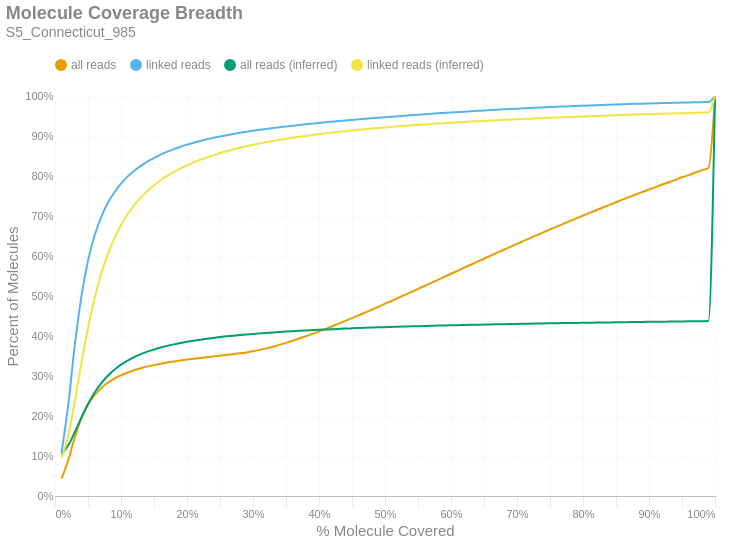

Notebook code for this chart:
### Markdown cell above
### Molecule Read Coverage
This chart shows molecule coverage breadth as computed by the number of bases aligned to that molecule. In other words, "*how much of each unique long molecule is actually sequenced/aligned?*" Keep in mind there is a distinction between sequences and alignments, since some sequences belonging to a particular molecule may not align well and wouldn't appear in the alignment data. This chart also shows molecule coverage breadth as computed by the *inferred fragment* from which the aligned sequences originate. Unlike read coverage, this calculation takes into account the total insert size, including unsequenced gaps between the forward and reverse reads. Like the previous figures, these are cumulative percents.

### Code cell
if SKIPLR:
    print_html(f"Skipped")
else:
    binned_df = consolidated_hist(valids['coverage_bp'], mask, 0.01, True)
    binned_df_inf = consolidated_hist(valids['coverage_inserts'], mask, 0.01, True)
    binned_df = binned_df.with_columns(pl.lit(binned_df_inf['all reads (cumsum)']).alias('all reads (inferred)'))
    binned_df = binned_df.with_columns(pl.lit(binned_df_inf['linked reads (cumsum)']).alias('linked reads (inferred)'))
    binned_df = binned_df.with_columns(
        (pl.col('bin').cast(pl.Float64) + 0.01).alias('right_edge')
    )

    with SafeRender(binned_df):
        (
            density_plot(binned_df, 'Molecule Coverage Breadth', samplename, 'molcov', ['all reads (inferred)','linked reads (inferred)'])
            .encode(
                #x=alt.X('bin:Q', title="% Molecule Covered").axis(format = '%').scale(padding=0),
                x=alt.X('right_edge:Q', title="% Molecule Covered").axis(format='%').scale(padding=0),
                y=alt.Y('value:Q', title='Percent of Molecules')
                    .axis(format='%')
                    .stack(False)
                    .scale(domainMin=0, padding=0),
                color=alt.Color("key:N").scale(domain = ["all reads", "linked reads", "all reads (inferred)", "linked reads (inferred)"]),
                tooltip = [
                    alt.Tooltip("key:N", title = "Data Type"),
                    alt.Tooltip("range_label:N", title="% Molecule Covered"),
                    alt.Tooltip("value:Q", format = ".2%", title="% Molecules")
                ]
            )
        ).display()

### Figure 1 — Vega-Lite specification as saved in the notebook (floating-point values rounded to 4 significant figures)
{"width": "container", "height": 400, "config": {"title": {"anchor": "start", "dy": -15, "fontSize": 18, "color": "#888888", "subtitleColor": "#888888", "subtitleFontSize": 14}, "arc": {"fill": "#0072B2"}, "axis": {"domainColor": "#888888", "domainWidth": 0.5, "gridWidth": 0.2, "grid": false, "titleFontWeight": 400, "titleFontSize": 15, "labelFontSize": 11, "labelColor": "#888888", "tickColor": "#888888", "tickWidth": 0.2, "titleColor": "#888888"}, "axisBand": {"grid": false}, "axisX": {"grid": true, "tickSize": 10, "domainCap": "round"}, "axisY": {"domain": false, "grid": true, "tickSize": 0, "domainCap": "round"}, "background": "transparent", "header": {"labelFontSize": 15, "labelColor": "#888888", "titleFontSize": 15, "titleFontWeight": 600, "titleColor": "#888888"}, "legend": {"labelFont": "sans-serif", "labelFontSize": 12, "labelColor": "#888888", "symbolSize": 100, "symbolType": "circle", "titleFontSize": 12, "titlePadding": 10, "titleColor": "#888888", "title": null, "orient": "top"}, "range": {"category": ["#E69F00", "#56B4E9", "#009E73", "#F0E442", "#0072B2", "#D55E00", "#CC79A7", "#000000"], "diverging": ["#cfe8f3", "#a2d4ec", "#73bfe2", "#46abdb", "#1696d2", "#12719e"]}, "area": {"fill": "#0072B2", "fillOpacity": 0.7, "line": true, "strokeOpacity": 0.7}, "line": {"color": "#0072B2", "stroke": "#0072B2", "strokeWidth": 2}, "trail": {"color": "#0072B2", "stroke": "#0072B2", "strokeWidth": 0, "size": 1}, "point": {"filled": true, "fillOpacity": 1.0, "size": 95}, "text": {"color": "#888888", "fontSize": 11, "align": "right", "fontWeight": 400, "size": 11}, "bar": {"fill": "#0072B2", "stroke": null}, "view": {"stroke": null, "continuousWidth": 660, "continuousHeight": 400}}, "data": {"name": "data-819e090b8895470a2c78b337614cf353"}, "mark": {"type": "line", "interpolate": "monotone", "point": {"opacity": 0, "size": 275}}, "encoding": {"color": {"field": "key", "scale": {"domain": ["all reads", "linked reads", "all reads (inferred)", "linked reads (inferred)"]}, "type": "nominal"}, "tooltip": [{"field": "key", "title": "Data Type", "type": "nominal"}, {"field": "range_label", "title": "% Molecule Covered", "type": "nominal"}, {"field": "value", "format": ".2%", "title": "% Molecules", "type": "quantitative"}], "x": {"axis": {"format": "%"}, "field": "right_edge", "scale": {"padding": 0}, "title": "% Molecule Covered", "type": "quantitative"}, "y": {"axis": {"format": "%"}, "field": "value", "scale": {"domainMin": 0, "padding": 0}, "stack": false, "title": "Percent of Molecules", "type": "quantitative"}}, "params": [{"name": "param_c36ac31b6afebe62", "select": {"type": "point", "fields": ["key"]}, "bind": "legend"}], "title": {"text": "Molecule Coverage Breadth", "subtitle": "S5_Connecticut_985"}, "transform": [{"fold": ["all reads (cumsum)", "linked reads (cumsum)", "all reads (inferred)", "linked reads (inferred)"]}, {"calculate": "replace(datum.key, ' (cumsum)', '')", "as": "key"}, {"filter": {"param": "param_c36ac31b6afebe62"}}], "usermeta": {"embedOptions": {"downloadFileName": "S5_Connecticut_985.molcov"}}, "$schema": "https://vega.github.io/schema/vega-lite/v6.1.0.json", "datasets": {"data-819e090b8895470a2c78b337614cf353": [{"bin": "0.0", "interval": "0.0-0.01", "all reads": 0.04322, "linked reads": 0.1087, "all reads (cumsum)": 0.04322, "linked reads (cumsum)": 0.1087, "range_label": "0.0-0.01", "all reads (inferred)": 0.1049, "linked reads (inferred)": 0.0961, "right_edge": 0.01}, {"bin": "0.01", "interval": "0.01-0.02", "all reads": 0.04612, "linked reads": 0.1189, "all reads (cumsum)": 0.08933, "linked reads (cumsum)": 0.2276, "range_label": "0.01-0.02", "all reads (inferred)": 0.126, "linked reads (inferred)": 0.1494, "right_edge": 0.02}, {"bin": "0.02", "interval": "0.02-0.03", "all reads": 0.05734, "linked reads": 0.1494, "all reads (cumsum)": 0.1467, "linked reads (cumsum)": 0.377, "range_label": "0.02-0.03", "all reads (inferred)": 0.1597, "linked reads (inferred)": 0.2367, "right_edge": 0.03}, {"bin": "0.03", "interval": "0.03-0.04", "all reads": 0.04683, "linked reads": 0.1221, "all reads (cumsum)": 0.1935, "linked reads (cumsum)": 0.4992, "range_label": "0.03-0.04", "all reads (inferred)": 0.1965, "linked reads (inferred)": 0.3325, "right_edge": 0.04}, {"bin": "0.04", "interval": "0.04-0.05", "all reads": 0.03409, "linked reads": 0.08889, "all reads (cumsum)": 0.2276, "linked reads (cumsum)": 0.588, "range_label": "0.04-0.05", "all reads (inferred)": 0.2301, "linked reads (inferred)": 0.4205, "right_edge": 0.05}, {"bin": "0.05", "interval": "0.05-0.06", "all reads": 0.02436, "linked reads": 0.06336, "all reads (cumsum)": 0.252, "linked reads (cumsum)": 0.6514, "range_label": "0.05-0.06", "all reads (inferred)": 0.2585, "linked reads (inferred)": 0.495, "right_edge": 0.06}, {"bin": "0.06", "interval": "0.06-0.07", "all reads": 0.01774, "linked reads": 0.04605, "all reads (cumsum)": 0.2697, "linked reads (cumsum)": 0.6975, "range_label": "0.06-0.07", "all reads (inferred)": 0.2817, "linked reads (inferred)": 0.5556, "right_edge": 0.07}, {"bin": "0.07", "interval": "0.07-0.08", "all reads": 0.01349, "linked reads": 0.03495, "all reads (cumsum)": 0.2832, "linked reads (cumsum)": 0.7324, "range_label": "0.07-0.08", "all reads (inferred)": 0.3005, "linked reads (inferred)": 0.6049, "right_edge": 0.08}, {"bin": "0.08", "interval": "0.08-0.09", "all reads": 0.01046, "linked reads": 0.02704, "all reads (cumsum)": 0.2936, "linked reads (cumsum)": 0.7594, "range_label": "0.08-0.09", "all reads (inferred)": 0.3157, "linked reads (inferred)": 0.6447, "right_edge": 0.09}, {"bin": "0.09", "interval": "0.09-0.1", "all reads": 0.008326, "linked reads": 0.02144, "all reads (cumsum)": 0.302, "linked reads (cumsum)": 0.7809, "range_label": "0.09-0.1", "all reads (inferred)": 0.3283, "linked reads (inferred)": 0.6775, "right_edge": 0.1}, {"bin": "0.1", "interval": "0.1-0.11", "all reads": 0.006847, "linked reads": 0.01755, "all reads (cumsum)": 0.3088, "linked reads (cumsum)": 0.7984, "range_label": "0.1-0.11", "all reads (inferred)": 0.3385, "linked reads (inferred)": 0.7044, "right_edge": 0.11}, {"bin": "0.11", "interval": "0.11-0.12", "all reads": 0.005718, "linked reads": 0.01464, "all reads (cumsum)": 0.3145, "linked reads (cumsum)": 0.8131, "range_label": "0.11-0.12", "all reads (inferred)": 0.3472, "linked reads (inferred)": 0.727, "right_edge": 0.12}, {"bin": "0.12", "interval": "0.12-0.13", "all reads": 0.004821, "linked reads": 0.01229, "all reads (cumsum)": 0.3194, "linked reads (cumsum)": 0.8254, "range_label": "0.12-0.13", "all reads (inferred)": 0.3546, "linked reads (inferred)": 0.7462, "right_edge": 0.13}, {"bin": "0.13", "interval": "0.13-0.14", "all reads": 0.004203, "linked reads": 0.01067, "all reads (cumsum)": 0.3236, "linked reads (cumsum)": 0.836, "range_label": "0.13-0.14", "all reads (inferred)": 0.3609, "linked reads (inferred)": 0.7626, "right_edge": 0.14}, {"bin": "0.14", "interval": "0.14-0.15", "all reads": 0.003664, "linked reads": 0.009245, "all reads (cumsum)": 0.3272, "linked reads (cumsum)": 0.8453, "range_label": "0.14-0.15", "all reads (inferred)": 0.3663, "linked reads (inferred)": 0.7768, "right_edge": 0.15}, {"bin": "0.15", "interval": "0.15-0.16", "all reads": 0.003287, "linked reads": 0.008212, "all reads (cumsum)": 0.3305, "linked reads (cumsum)": 0.8535, "range_label": "0.15-0.16", "all reads (inferred)": 0.3711, "linked reads (inferred)": 0.7893, "right_edge": 0.16}, {"bin": "0.16", "interval": "0.16-0.17", "all reads": 0.002978, "linked reads": 0.007343, "all reads (cumsum)": 0.3335, "linked reads (cumsum)": 0.8608, "range_label": "0.16-0.17", "all reads (inferred)": 0.3753, "linked reads (inferred)": 0.8003, "right_edge": 0.17}, {"bin": "0.17", "interval": "0.17-0.18", "all reads": 0.00266, "linked reads": 0.006454, "all reads (cumsum)": 0.3361, "linked reads (cumsum)": 0.8673, "range_label": "0.17-0.18", "all reads (inferred)": 0.3791, "linked reads (inferred)": 0.81, "right_edge": 0.18}, {"bin": "0.18", "interval": "0.18-0.19", "all reads": 0.00251, "linked reads": 0.005914, "all reads (cumsum)": 0.3387, "linked reads (cumsum)": 0.8732, "range_label": "0.18-0.19", "all reads (inferred)": 0.3825, "linked reads (inferred)": 0.8189, "right_edge": 0.19}, {"bin": "0.19", "interval": "0.19-0.2", "all reads": 0.002316, "linked reads": 0.005326, "all reads (cumsum)": 0.341, "linked reads (cumsum)": 0.8785, "range_label": "0.19-0.2", "all reads (inferred)": 0.3855, "linked reads (inferred)": 0.8268, "right_edge": 0.2}, {"bin": "0.2", "interval": "0.2-0.21", "all reads": 0.002157, "linked reads": 0.004818, "all reads (cumsum)": 0.3431, "linked reads (cumsum)": 0.8833, "range_label": "0.2-0.21", "all reads (inferred)": 0.3883, "linked reads (inferred)": 0.834, "right_edge": 0.21}, {"bin": "0.21", "interval": "0.21-0.22", "all reads": 0.002027, "linked reads": 0.004333, "all reads (cumsum)": 0.3452, "linked reads (cumsum)": 0.8877, "range_label": "0.21-0.22", "all reads (inferred)": 0.3908, "linked reads (inferred)": 0.8406, "right_edge": 0.22}, {"bin": "0.22", "interval": "0.22-0.23", "all reads": 0.001945, "linked reads": 0.004016, "all reads (cumsum)": 0.3471, "linked reads (cumsum)": 0.8917, "range_label": "0.22-0.23", "all reads (inferred)": 0.3931, "linked reads (inferred)": 0.8466, "right_edge": 0.23}, {"bin": "0.23", "interval": "0.23-0.24", "all reads": 0.00188, "linked reads": 0.003701, "all reads (cumsum)": 0.349, "linked reads (cumsum)": 0.8954, "range_label": "0.23-0.24", "all reads (inferred)": 0.3953, "linked reads (inferred)": 0.8521, "right_edge": 0.24}, {"bin": "0.24", "interval": "0.24-0.25", "all reads": 0.001895, "linked reads": 0.003547, "all reads (cumsum)": 0.3509, "linked reads (cumsum)": 0.8989, "range_label": "0.24-0.25", "all reads (inferred)": 0.3973, "linked reads (inferred)": 0.8573, "right_edge": 0.25}, {"bin": "0.25", "interval": "0.25-0.26", "all reads": 0.001809, "linked reads": 0.003193, "all reads (cumsum)": 0.3527, "linked reads (cumsum)": 0.9021, "range_label": "0.25-0.26", "all reads (inferred)": 0.3991, "linked reads (inferred)": 0.862, "right_edge": 0.26}, {"bin": "0.26", "interval": "0.26-0.27", "all reads": 0.001869, "linked reads": 0.00297, "all reads (cumsum)": 0.3546, "linked reads (cumsum)": 0.9051, "range_label": "0.26-0.27", "all reads (inferred)": 0.4008, "linked reads (inferred)": 0.8664, "right_edge": 0.27}, {"bin": "0.27", "interval": "0.27-0.28", "all reads": 0.002048, "linked reads": 0.002799, "all reads (cumsum)": 0.3566, "linked reads (cumsum)": 0.9079, "range_label": "0.27-0.28", "all reads (inferred)": 0.4024, "linked reads (inferred)": 0.8705, "right_edge": 0.28}, {"bin": "0.28", "interval": "0.28-0.29", "all reads": 0.00237, "linked reads": 0.002641, "all reads (cumsum)": 0.359, "linked reads (cumsum)": 0.9105, "range_label": "0.28-0.29", "all reads (inferred)": 0.4038, "linked reads (inferred)": 0.8743, "right_edge": 0.29}, {"bin": "0.29", "interval": "0.29-0.3", "all reads": 0.002882, "linked reads": 0.002484, "all reads (cumsum)": 0.3619, "linked reads (cumsum)": 0.913, "range_label": "0.29-0.3", "all reads (inferred)": 0.4052, "linked reads (inferred)": 0.8779, "right_edge": 0.3}, {"bin": "0.3", "interval": "0.3-0.31", "all reads": 0.003429, "linked reads": 0.002381, "all reads (cumsum)": 0.3653, "linked reads (cumsum)": 0.9154, "range_label": "0.3-0.31", "all reads (inferred)": 0.4066, "linked reads (inferred)": 0.8814, "right_edge": 0.31}, {"bin": "0.31", "interval": "0.31-0.32", "all reads": 0.003814, "linked reads": 0.002257, "all reads (cumsum)": 0.3691, "linked reads (cumsum)": 0.9177, "range_label": "0.31-0.32", "all reads (inferred)": 0.4078, "linked reads (inferred)": 0.8846, "right_edge": 0.32}, {"bin": "0.32", "interval": "0.32-0.33", "all reads": 0.004227, "linked reads": 0.00213, "all reads (cumsum)": 0.3733, "linked reads (cumsum)": 0.9198, "range_label": "0.32-0.33", "all reads (inferred)": 0.409, "linked reads (inferred)": 0.8875, "right_edge": 0.33}, {"bin": "0.33", "interval": "0.33-0.34", "all reads": 0.004552, "linked reads": 0.002025, "all reads (cumsum)": 0.3779, "linked reads (cumsum)": 0.9218, "range_label": "0.33-0.34", "all reads (inferred)": 0.4101, "linked reads (inferred)": 0.8904, "right_edge": 0.34}, {"bin": "0.34", "interval": "0.34-0.35", "all reads": 0.00494, "linked reads": 0.001991, "all reads (cumsum)": 0.3828, "linked reads (cumsum)": 0.9238, "range_label": "0.34-0.35", "all reads (inferred)": 0.4111, "linked reads (inferred)": 0.893, "right_edge": 0.35}, {"bin": "0.35", "interval": "0.35-0.36", "all reads": 0.005244, "linked reads": 0.00186, "all reads (cumsum)": 0.3881, "linked reads (cumsum)": 0.9257, "range_label": "0.35-0.36", "all reads (inferred)": 0.4121, "linked reads (inferred)": 0.8955, "right_edge": 0.36}, {"bin": "0.36", "interval": "0.36-0.37", "all reads": 0.005531, "linked reads": 0.001832, "all reads (cumsum)": 0.3936, "linked reads (cumsum)": 0.9275, "range_label": "0.36-0.37", "all reads (inferred)": 0.413, "linked reads (inferred)": 0.898, "right_edge": 0.37}, {"bin": "0.37", "interval": "0.37-0.38", "all reads": 0.005719, "linked reads": 0.001758, "all reads (cumsum)": 0.3993, "linked reads (cumsum)": 0.9293, "range_label": "0.37-0.38", "all reads (inferred)": 0.4139, "linked reads (inferred)": 0.9003, "right_edge": 0.38}, {"bin": "0.38", "interval": "0.38-0.39", "all reads": 0.005905, "linked reads": 0.00167, "all reads (cumsum)": 0.4052, "linked reads (cumsum)": 0.9309, "range_label": "0.38-0.39", "all reads (inferred)": 0.4147, "linked reads (inferred)": 0.9025, "right_edge": 0.39}, {"bin": "0.39", "interval": "0.39-0.4", "all reads": 0.006307, "linked reads": 0.001657, "all reads (cumsum)": 0.4115, "linked reads (cumsum)": 0.9326, "range_label": "0.39-0.4", "all reads (inferred)": 0.4156, "linked reads (inferred)": 0.9046, "right_edge": 0.4}, {"bin": "0.4", "interval": "0.4-0.41", "all reads": 0.006233, "linked reads": 0.001599, "all reads (cumsum)": 0.4178, "linked reads (cumsum)": 0.9342, "range_label": "0.4-0.41", "all reads (inferred)": 0.4163, "linked reads (inferred)": 0.9066, "right_edge": 0.41}, {"bin": "0.41", "interval": "0.41-0.42", "all reads": 0.00654, "linked reads": 0.001536, "all reads (cumsum)": 0.4243, "linked reads (cumsum)": 0.9357, "range_label": "0.41-0.42", "all reads (inferred)": 0.4171, "linked reads (inferred)": 0.9085, "right_edge": 0.42}, {"bin": "0.42", "interval": "0.42-0.43", "all reads": 0.006675, "linked reads": 0.001526, "all reads (cumsum)": 0.431, "linked reads (cumsum)": 0.9373, "range_label": "0.42-0.43", "all reads (inferred)": 0.4178, "linked reads (inferred)": 0.9103, "right_edge": 0.43}, {"bin": "0.43", "interval": "0.43-0.44", "all reads": 0.00677, "linked reads": 0.001481, "all reads (cumsum)": 0.4377, "linked reads (cumsum)": 0.9387, "range_label": "0.43-0.44", "all reads (inferred)": 0.4185, "linked reads (inferred)": 0.9121, "right_edge": 0.44}, {"bin": "0.44", "interval": "0.44-0.45", "all reads": 0.00692, "linked reads": 0.001487, "all reads (cumsum)": 0.4447, "linked reads (cumsum)": 0.9402, "range_label": "0.44-0.45", "all reads (inferred)": 0.4192, "linked reads (inferred)": 0.9138, "right_edge": 0.45}, {"bin": "0.45", "interval": "0.45-0.46", "all reads": 0.007003, "linked reads": 0.00143, "all reads (cumsum)": 0.4517, "linked reads (cumsum)": 0.9416, "range_label": "0.45-0.46", "all reads (inferred)": 0.4198, "linked reads (inferred)": 0.9154, "right_edge": 0.46}, {"bin": "0.46", "interval": "0.46-0.47", "all reads": 0.007013, "linked reads": 0.001383, "all reads (cumsum)": 0.4587, "linked reads (cumsum)": 0.943, "range_label": "0.46-0.47", "all reads (inferred)": 0.4204, "linked reads (inferred)": 0.9171, "right_edge": 0.47}, {"bin": "0.47", "interval": "0.47-0.48", "all reads": 0.007205, "linked reads": 0.001398, "all reads (cumsum)": 0.4659, "linked reads (cumsum)": 0.9444, "range_label": "0.47-0.48", "all reads (inferred)": 0.421, "linked reads (inferred)": 0.9186, "right_edge": 0.48}, {"bin": "0.48", "interval": "0.48-0.49", "all reads": 0.006995, "linked reads": 0.001307, "all reads (cumsum)": 0.4729, "linked reads (cumsum)": 0.9457, "range_label": "0.48-0.49", "all reads (inferred)": 0.4216, "linked reads (inferred)": 0.9201, "right_edge": 0.49}, {"bin": "0.49", "interval": "0.49-0.5", "all reads": 0.007933, "linked reads": 0.001365, "all reads (cumsum)": 0.4808, "linked reads (cumsum)": 0.9471, "range_label": "0.49-0.5", "all reads (inferred)": 0.4222, "linked reads (inferred)": 0.9215, "right_edge": 0.5}, {"bin": "0.5", "interval": "0.5-0.51", "all reads": 0.006716, "linked reads": 0.001208, "all reads (cumsum)": 0.4875, "linked reads (cumsum)": 0.9483, "range_label": "0.5-0.51", "all reads (inferred)": 0.4227, "linked reads (inferred)": 0.9228, "right_edge": 0.51}, {"bin": "0.51", "interval": "0.51-0.52", "all reads": 0.007709, "linked reads": 0.001282, "all reads (cumsum)": 0.4952, "linked reads (cumsum)": 0.9496, "range_label": "0.51-0.52", "all reads (inferred)": 0.4232, "linked reads (inferred)": 0.9241, "right_edge": 0.52}, {"bin": "0.52", "interval": "0.52-0.53", "all reads": 0.007395, "linked reads": 0.001248, "all reads (cumsum)": 0.5026, "linked reads (cumsum)": 0.9508, "range_label": "0.52-0.53", "all reads (inferred)": 0.4237, "linked reads (inferred)": 0.9254, "right_edge": 0.53}, {"bin": "0.53", "interval": "0.53-0.54", "all reads": 0.007555, "linked reads": 0.001203, "all reads (cumsum)": 0.5102, "linked reads (cumsum)": 0.952, "range_label": "0.53-0.54", "all reads (inferred)": 0.4242, "linked reads (inferred)": 0.9266, "right_edge": 0.54}, {"bin": "0.54", "interval": "0.54-0.55", "all reads": 0.007459, "linked reads": 0.001208, "all reads (cumsum)": 0.5176, "linked reads (cumsum)": 0.9533, "range_label": "0.54-0.55", "all reads (inferred)": 0.4246, "linked reads (inferred)": 0.9278, "right_edge": 0.55}, {"bin": "0.55", "interval": "0.55-0.56", "all reads": 0.007628, "linked reads": 0.001178, "all reads (cumsum)": 0.5253, "linked reads (cumsum)": 0.9544, "range_label": "0.55-0.56", "all reads (inferred)": 0.4251, "linked reads (inferred)": 0.9289, "right_edge": 0.56}, {"bin": "0.56", "interval": "0.56-0.57", "all reads": 0.007609, "linked reads": 0.001109, "all reads (cumsum)": 0.5329, "linked reads (cumsum)": 0.9555, "range_label": "0.56-0.57", "all reads (inferred)": 0.4255, "linked reads (inferred)": 0.93, "right_edge": 0.57}, {"bin": "0.57", "interval": "0.57-0.58", "all reads": 0.007481, "linked reads": 0.001096, "all reads (cumsum)": 0.5404, "linked reads (cumsum)": 0.9566, "range_label": "0.57-0.58", "all reads (inferred)": 0.426, "linked reads (inferred)": 0.9311, "right_edge": 0.58}, {"bin": "0.58", "interval": "0.58-0.59", "all reads": 0.007579, "linked reads": 0.001076, "all reads (cumsum)": 0.5479, "linked reads (cumsum)": 0.9577, "range_label": "0.58-0.59", "all reads (inferred)": 0.4264, "linked reads (inferred)": 0.9322, "right_edge": 0.59}, {"bin": "0.59", "interval": "0.59-0.6", "all reads": 0.007701, "linked reads": 0.001088, "all reads (cumsum)": 0.5556, "linked reads (cumsum)": 0.9588, "range_label": "0.59-0.6", "all reads (inferred)": 0.4268, "linked reads (inferred)": 0.9332, "right_edge": 0.6}, {"bin": "0.6", "interval": "0.6-0.61", "all reads": 0.00739, "linked reads": 0.001009, "all reads (cumsum)": 0.563, "linked reads (cumsum)": 0.9598, "range_label": "0.6-0.61", "all reads (inferred)": 0.4271, "linked reads (inferred)": 0.9341, "right_edge": 0.61}, {"bin": "0.61", "interval": "0.61-0.62", "all reads": 0.007695, "linked reads": 0.001025, "all reads (cumsum)": 0.5707, "linked reads (cumsum)": 0.9608, "range_label": "0.61-0.62", "all reads (inferred)": 0.4275, "linked reads (inferred)": 0.9351, "right_edge": 0.62}, {"bin": "0.62", "interval": "0.62-0.63", "all reads": 0.007458, "linked reads": 0.0009856, "all reads (cumsum)": 0.5782, "linked reads (cumsum)": 0.9618, "range_label": "0.62-0.63", "all reads (inferred)": 0.4279, "linked reads (inferred)": 0.9361, "right_edge": 0.63}, {"bin": "0.63", "interval": "0.63-0.64", "all reads": 0.007558, "linked reads": 0.001002, "all reads (cumsum)": 0.5857, "linked reads (cumsum)": 0.9628, "range_label": "0.63-0.64", "all reads (inferred)": 0.4283, "linked reads (inferred)": 0.9369, "right_edge": 0.64}, {"bin": "0.64", "interval": "0.64-0.65", "all reads": 0.007459, "linked reads": 0.0009483, "all reads (cumsum)": 0.5932, "linked reads (cumsum)": 0.9638, "range_label": "0.64-0.65", "all reads (inferred)": 0.4286, "linked reads (inferred)": 0.9378, "right_edge": 0.65}, {"bin": "0.65", "interval": "0.65-0.66", "all reads": 0.007762, "linked reads": 0.0009871, "all reads (cumsum)": 0.601, "linked reads (cumsum)": 0.9648, "range_label": "0.65-0.66", "all reads (inferred)": 0.429, "linked reads (inferred)": 0.9387, "right_edge": 0.66}, {"bin": "0.66", "interval": "0.66-0.67", "all reads": 0.007305, "linked reads": 0.0009191, "all reads (cumsum)": 0.6083, "linked reads (cumsum)": 0.9657, "range_label": "0.66-0.67", "all reads (inferred)": 0.4293, "linked reads (inferred)": 0.9395, "right_edge": 0.67}, {"bin": "0.67", "interval": "0.67-0.68", "all reads": 0.00744, "linked reads": 0.0009005, "all reads (cumsum)": 0.6157, "linked reads (cumsum)": 0.9666, "range_label": "0.67-0.68", "all reads (inferred)": 0.4296, "linked reads (inferred)": 0.9403, "right_edge": 0.68}, {"bin": "0.68", "interval": "0.68-0.69", "all reads": 0.00724, "linked reads": 0.0008792, "all reads (cumsum)": 0.6229, "linked reads (cumsum)": 0.9675, "range_label": "0.68-0.69", "all reads (inferred)": 0.4299, "linked reads (inferred)": 0.9411, "right_edge": 0.69}, {"bin": "0.69", "interval": "0.69-0.7", "all reads": 0.007491, "linked reads": 0.0008503, "all reads (cumsum)": 0.6304, "linked reads (cumsum)": 0.9683, "range_label": "0.69-0.7", "all reads (inferred)": 0.4302, "linked reads (inferred)": 0.9419, "right_edge": 0.7}, {"bin": "0.7", "interval": "0.7-0.71", "all reads": 0.007193, "linked reads": 0.0008393, "all reads (cumsum)": 0.6376, "linked reads (cumsum)": 0.9691, "range_label": "0.7-0.71", "all reads (inferred)": 0.4305, "linked reads (inferred)": 0.9427, "right_edge": 0.71}, {"bin": "0.71", "interval": "0.71-0.72", "all reads": 0.007221, "linked reads": 0.000837, "all reads (cumsum)": 0.6449, "linked reads (cumsum)": 0.97, "range_label": "0.71-0.72", "all reads (inferred)": 0.4308, "linked reads (inferred)": 0.9434, "right_edge": 0.72}, {"bin": "0.72", "interval": "0.72-0.73", "all reads": 0.007264, "linked reads": 0.0007644, "all reads (cumsum)": 0.6521, "linked reads (cumsum)": 0.9707, "range_label": "0.72-0.73", "all reads (inferred)": 0.4311, "linked reads (inferred)": 0.9441, "right_edge": 0.73}, {"bin": "0.73", "interval": "0.73-0.74", "all reads": 0.007025, "linked reads": 0.0007766, "all reads (cumsum)": 0.6591, "linked reads (cumsum)": 0.9715, "range_label": "0.73-0.74", "all reads (inferred)": 0.4314, "linked reads (inferred)": 0.9448, "right_edge": 0.74}, {"bin": "0.74", "interval": "0.74-0.75", "all reads": 0.007353, "linked reads": 0.0007401, "all reads (cumsum)": 0.6665, "linked reads (cumsum)": 0.9723, "range_label": "0.74-0.75", "all reads (inferred)": 0.4317, "linked reads (inferred)": 0.9455, "right_edge": 0.75}, {"bin": "0.75", "interval": "0.75-0.76", "all reads": 0.006833, "linked reads": 0.0007078, "all reads (cumsum)": 0.6733, "linked reads (cumsum)": 0.973, "range_label": "0.75-0.76", "all reads (inferred)": 0.432, "linked reads (inferred)": 0.9462, "right_edge": 0.76}, {"bin": "0.76", "interval": "0.76-0.77", "all reads": 0.007018, "linked reads": 0.0007169, "all reads (cumsum)": 0.6803, "linked reads (cumsum)": 0.9737, "range_label": "0.76-0.77", "all reads (inferred)": 0.4322, "linked reads (inferred)": 0.9469, "right_edge": 0.77}, {"bin": "0.77", "interval": "0.77-0.78", "all reads": 0.006947, "linked reads": 0.0007177, "all reads (cumsum)": 0.6873, "linked reads (cumsum)": 0.9744, "range_label": "0.77-0.78", "all reads (inferred)": 0.4325, "linked reads (inferred)": 0.9476, "right_edge": 0.78}, {"bin": "0.78", "interval": "0.78-0.79", "all reads": 0.006772, "linked reads": 0.0006672, "all reads (cumsum)": 0.6941, "linked reads (cumsum)": 0.9751, "range_label": "0.78-0.79", "all reads (inferred)": 0.4328, "linked reads (inferred)": 0.9483, "right_edge": 0.79}, {"bin": "0.79", "interval": "0.79-0.8", "all reads": 0.007165, "linked reads": 0.0006957, "all reads (cumsum)": 0.7012, "linked reads (cumsum)": 0.9758, "range_label": "0.79-0.8", "all reads (inferred)": 0.4331, "linked reads (inferred)": 0.9489, "right_edge": 0.8}, {"bin": "0.8", "interval": "0.8-0.81", "all reads": 0.006549, "linked reads": 0.0006242, "all reads (cumsum)": 0.7078, "linked reads (cumsum)": 0.9764, "range_label": "0.8-0.81", "all reads (inferred)": 0.4333, "linked reads (inferred)": 0.9496, "right_edge": 0.81}, {"bin": "0.81", "interval": "0.81-0.82", "all reads": 0.006659, "linked reads": 0.0006098, "all reads (cumsum)": 0.7144, "linked reads (cumsum)": 0.977, "range_label": "0.81-0.82", "all reads (inferred)": 0.4336, "linked reads (inferred)": 0.9502, "right_edge": 0.82}, {"bin": "0.82", "interval": "0.82-0.83", "all reads": 0.00678, "linked reads": 0.0005862, "all reads (cumsum)": 0.7212, "linked reads (cumsum)": 0.9776, "range_label": "0.82-0.83", "all reads (inferred)": 0.4338, "linked reads (inferred)": 0.9508, "right_edge": 0.83}, {"bin": "0.83", "interval": "0.83-0.84", "all reads": 0.0066, "linked reads": 0.0005691, "all reads (cumsum)": 0.7278, "linked reads (cumsum)": 0.9782, "range_label": "0.83-0.84", "all reads (inferred)": 0.434, "linked reads (inferred)": 0.9514, "right_edge": 0.84}, {"bin": "0.84", "interval": "0.84-0.85", "all reads": 0.00647, "linked reads": 0.0005748, "all reads (cumsum)": 0.7343, "linked reads (cumsum)": 0.9787, "range_label": "0.84-0.85", "all reads (inferred)": 0.4343, "linked reads (inferred)": 0.9519, "right_edge": 0.85}, {"bin": "0.85", "interval": "0.85-0.86", "all reads": 0.006549, "linked reads": 0.0005574, "all reads (cumsum)": 0.7408, "linked reads (cumsum)": 0.9793, "range_label": "0.85-0.86", "all reads (inferred)": 0.4345, "linked reads (inferred)": 0.9525, "right_edge": 0.86}, {"bin": "0.86", "interval": "0.86-0.87", "all reads": 0.006439, "linked reads": 0.0005331, "all reads (cumsum)": 0.7473, "linked reads (cumsum)": 0.9798, "range_label": "0.86-0.87", "all reads (inferred)": 0.4347, "linked reads (inferred)": 0.953, "right_edge": 0.87}, {"bin": "0.87", "interval": "0.87-0.88", "all reads": 0.006478, "linked reads": 0.0005194, "all reads (cumsum)": 0.7538, "linked reads (cumsum)": 0.9803, "range_label": "0.87-0.88", "all reads (inferred)": 0.4349, "linked reads (inferred)": 0.9536, "right_edge": 0.88}, {"bin": "0.88", "interval": "0.88-0.89", "all reads": 0.006199, "linked reads": 0.0004966, "all reads (cumsum)": 0.76, "linked reads (cumsum)": 0.9808, "range_label": "0.88-0.89", "all reads (inferred)": 0.4352, "linked reads (inferred)": 0.9541, "right_edge": 0.89}, {"bin": "0.89", "interval": "0.89-0.9", "all reads": 0.006365, "linked reads": 0.0005042, "all reads (cumsum)": 0.7663, "linked reads (cumsum)": 0.9813, "range_label": "0.89-0.9", "all reads (inferred)": 0.4354, "linked reads (inferred)": 0.9546, "right_edge": 0.9}, {"bin": "0.9", "interval": "0.9-0.91", "all reads": 0.005875, "linked reads": 0.0004548, "all reads (cumsum)": 0.7722, "linked reads (cumsum)": 0.9818, "range_label": "0.9-0.91", "all reads (inferred)": 0.4356, "linked reads (inferred)": 0.9551, "right_edge": 0.91}, {"bin": "0.91", "interval": "0.91-0.92", "all reads": 0.006657, "linked reads": 0.0004593, "all reads (cumsum)": 0.7788, "linked reads (cumsum)": 0.9823, "range_label": "0.91-0.92", "all reads (inferred)": 0.4358, "linked reads (inferred)": 0.9556, "right_edge": 0.92}, {"bin": "0.92", "interval": "0.92-0.93", "all reads": 0.005567, "linked reads": 0.0004316, "all reads (cumsum)": 0.7844, "linked reads (cumsum)": 0.9827, "range_label": "0.92-0.93", "all reads (inferred)": 0.436, "linked reads (inferred)": 0.9561, "right_edge": 0.93}, {"bin": "0.93", "interval": "0.93-0.94", "all reads": 0.006029, "linked reads": 0.0004198, "all reads (cumsum)": 0.7904, "linked reads (cumsum)": 0.9831, "range_label": "0.93-0.94", "all reads (inferred)": 0.4362, "linked reads (inferred)": 0.9566, "right_edge": 0.94}, {"bin": "0.94", "interval": "0.94-0.95", "all reads": 0.006488, "linked reads": 0.0004149, "all reads (cumsum)": 0.7969, "linked reads (cumsum)": 0.9835, "range_label": "0.94-0.95", "all reads (inferred)": 0.4364, "linked reads (inferred)": 0.957, "right_edge": 0.95}, {"bin": "0.95", "interval": "0.95-0.96", "all reads": 0.00528, "linked reads": 0.0003845, "all reads (cumsum)": 0.8022, "linked reads (cumsum)": 0.9839, "range_label": "0.95-0.96", "all reads (inferred)": 0.4366, "linked reads (inferred)": 0.9575, "right_edge": 0.96}, {"bin": "0.96", "interval": "0.96-0.97", "all reads": 0.006043, "linked reads": 0.0003742, "all reads (cumsum)": 0.8083, "linked reads (cumsum)": 0.9843, "range_label": "0.96-0.97", "all reads (inferred)": 0.4368, "linked reads (inferred)": 0.9579, "right_edge": 0.97}, {"bin": "0.97", "interval": "0.97-0.98", "all reads": 0.006105, "linked reads": 0.0003712, "all reads (cumsum)": 0.8144, "linked reads (cumsum)": 0.9847, "range_label": "0.97-0.98", "all reads (inferred)": 0.437, "linked reads (inferred)": 0.9584, "right_edge": 0.98}, {"bin": "0.98", "interval": "0.98-0.99", "all reads": 0.005584, "linked reads": 0.0003636, "all reads (cumsum)": 0.8199, "linked reads (cumsum)": 0.985, "range_label": "0.98-0.99", "all reads (inferred)": 0.4372, "linked reads (inferred)": 0.9589, "right_edge": 0.99}, {"bin": "0.99", "interval": "0.99-1.0", "all reads": 0.1801, "linked reads": 0.01498, "all reads (cumsum)": 1.0, "linked reads (cumsum)": 1.0, "range_label": "0.99-1.0", "all reads (inferred)": 1.0, "linked reads (inferred)": 1.0, "right_edge": 1.0}]}}
